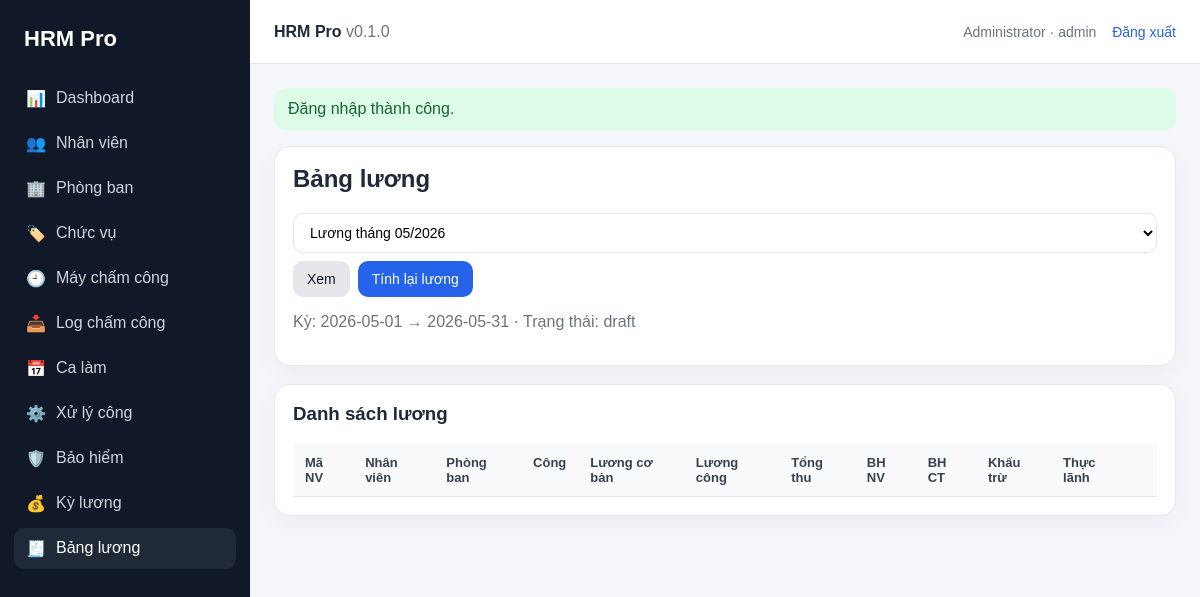
Screenshot of /public/index.php?page=payrolls (signed in) with the database file from the repository.
### tables this page shows
CREATE TABLE payroll_periods (
    id INT AUTO_INCREMENT PRIMARY KEY,
    period_code VARCHAR(50) NOT NULL UNIQUE,
    period_name VARCHAR(120) NOT NULL,
    from_date DATE NOT NULL,
    to_date DATE NOT NULL,
    payment_date DATE NULL,
    standard_work_days DECIMAL(6,2) DEFAULT 26,
    status ENUM('draft','calculated','locked','paid') DEFAULT 'draft',
    created_at DATETIME DEFAULT CURRENT_TIMESTAMP
);

### public/index.php (called while the page is built, shortened)
<?php
$page = $_GET['page'] ?? 'dashboard';
$routes = [
    'login' => __DIR__ . '/../modules/auth/login.php',
    'logout' => __DIR__ . '/../modules/auth/logout.php',
    'dashboard' => __DIR__ . '/../modules/dashboard/index.php',
    'employees' => __DIR__ . '/../modules/employees/index.php',
    'departments' => __DIR__ . '/../modules/departments/index.php',
    'positions' => __DIR__ . '/../modules/positions/index.php',
    'attendance_devices' => __DIR__ . '/../modules/attendance/devices.php',
    'attendance_logs' => __DIR__ . '/../modules/attendance/logs.php',
    'work_shifts' => __DIR__ . '/../modules/attendance/shifts.php',
    'attendance_process' => __DIR__ . '/../modules/attendance/process.php',
    'insurance_policies' => __DIR__ . '/../modules/insurance/policies.php',
    'payroll_periods' => __DIR__ . '/../modules/payroll/periods.php',
    'payrolls' => __DIR__ . '/../modules/payroll/payrolls.php',
];
require $routes[$page];

### config/database.php (called while the page is built, shortened)
<?php
$mysqli = mysqli_init();
mysqli_options($mysqli, MYSQLI_OPT_INT_AND_FLOAT_NATIVE, 1);
mysqli_set_charset($mysqli, 'utf8mb4');
function db(): mysqli
{
    global $mysqli;
    return $mysqli;
}

### includes/helpers.php (called while the page is built, shortened)
<?php
function e($value): string
{
    return htmlspecialchars((string)$value, ENT_QUOTES, 'UTF-8');
}
function url(string $page = 'dashboard', array $params = []): string
{
    $params = array_merge(['page' => $page], $params);
    return 'index.php?' . http_build_query($params);
}
function selected($actual, $expected): string
{
    return (string)$actual === (string)$expected ? 'selected' : '';
}

### modules/payroll/payrolls.php (the view, shortened to what this page needs)
<?php
$periodId = (int)($_GET['period_id'] ?? 0);
$periods = db()->query("SELECT * FROM payroll_periods ORDER BY from_date DESC");
if ($periodId <= 0) {
    $first = db()->query("SELECT id FROM payroll_periods ORDER BY from_date DESC LIMIT 1")->fetch_assoc();
    $periodId = $first ? (int)$first['id'] : 0;
}
$period = null;
if ($periodId > 0) {
    $stmt = db()->prepare("SELECT * FROM payroll_periods WHERE id=?");
    $stmt->bind_param('i', $periodId);
    $stmt->execute();
    $period = $stmt->get_result()->fetch_assoc();
}
require __DIR__ . '/../../includes/layout/header.php';
?>
<div class="card">
    <h2>Bảng lương</h2>
    <form method="get" class="actions">
        <select name="period_id">
            <?php while ($p=$periods->fetch_assoc()): ?><option value="<?= e($p['id']) ?>" <?= selected($periodId, $p['id']) ?>><?= e($p['period_name']) ?></option><?php endwhile; ?>
        </select>
        <button class="btn light">Xem</button>
        <?php if ($period): ?><a class="btn" href="<?= e(url('payroll_periods',['action'=>'generate','id'=>$periodId])) ?>" onclick="return confirm('Tính lại lương kỳ này?')">Tính lại lương</a><?php endif; ?>
    </form>
    <?php if ($period): ?><p class="muted">Kỳ: <?= e($period['from_date']) ?> → <?= e($period['to_date']) ?> · Trạng thái: <?= e($period['status']) ?></p><?php endif; ?>
</div>
<div class="card"><h3>Danh sách lương</h3><div class="table-wrap"><table><tr><th>Mã NV</th><th>Nhân viên</th><th>Phòng ban</th><th>Công</th><th>Lương cơ bản</th><th>Lương công</th><th>Tổng thu</th><th>BH NV</th><th>BH CT</th><th>Khấu trừ</th><th>Thực lãnh</th><th></th></tr>
</table></div></div>
<?php require __DIR__ . '/../../includes/layout/footer.php'; ?>

### public/assets/style.css (style rules this page uses)
:root { --bg: #f4f6fb; --card: #fff; --text: #1f2937; --muted: #6b7280; --primary: #2563eb; --danger: #dc2626; --border: #e5e7eb; }
* { box-sizing: border-box; }
body { margin: 0; font-family: Arial, Helvetica, sans-serif; background: var(--bg); color: var(--text); }
a { color: var(--primary); text-decoration: none; }
.card { background: var(--card); border: 1px solid var(--border); border-radius: 16px; padding: 18px; margin-bottom: 18px; box-shadow: 0 8px 24px rgba(15,23,42,.04); }
.card h1, .card h2, .card h3 { margin-top: 0; }
.muted { color: var(--muted); }
.table-wrap { overflow-x: auto; }
table { width: 100%; border-collapse: collapse; background: #fff; }
th, td { padding: 11px 12px; border-bottom: 1px solid var(--border); text-align: left; vertical-align: top; }
th { background: #f9fafb; font-size: 13px; color: #374151; }
input, select, textarea { width: 100%; padding: 10px 12px; border: 1px solid var(--border); border-radius: 10px; font-size: 14px; background: #fff; }
.actions { display: flex; gap: 8px; align-items: center; flex-wrap: wrap; }
.btn { display: inline-block; border: none; border-radius: 10px; padding: 10px 14px; background: var(--primary); color: #fff; cursor: pointer; font-size: 14px; }
.btn.light { background: #e5e7eb; color: #111827; }

### rows the page displays
payroll_periods: from_date "2026-05-01", to_date "2026-05-31", status "draft"

### other values shown
$item[1] "📊"
$item[0] "Dashboard"
$item[1] "👥"
$item[0] "Nhân viên"
$item[1] "🏢"
$item[0] "Phòng ban"
$item[1] "🏷️"
$item[0] "Chức vụ"
$item[1] "🕘"
$item[0] "Máy chấm công"
$item[1] "📥"
$item[0] "Log chấm công"
$item[1] "📅"
$item[0] "Ca làm"
$item[1] "⚙️"
